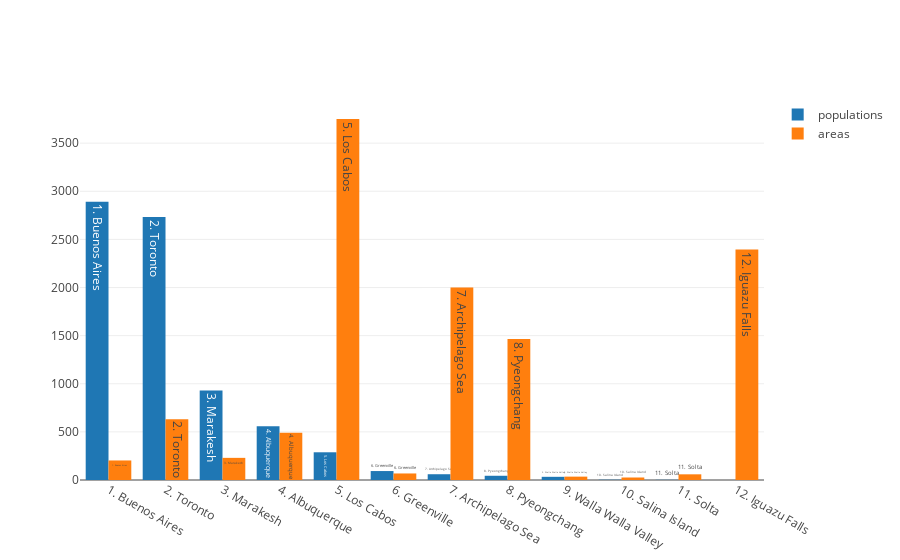

Notebook source saved alongside this figure:
### Code cell
import plotly
plotly.offline.init_notebook_mode(connected=True)
plotly.offline.iplot([trace_populations, trace_areas])

### Figure 1 — Plotly figure (JSON) as saved in the notebook; plotly's stock layout.template omitted (floating-point values rounded to 4 significant figures)
{"data": [{"name": "populations", "text": ["1. Buenos Aires", "2. Toronto", "3. Marakesh", "4. Albuquerque", "5. Los Cabos", "6. Greenville", "7. Archipelago Sea", "8. Pyeongchang", "9. Walla Walla Valley", "10. Salina Island", "11. Solta", "12. Iguazu Falls"], "type": "bar", "uid": "2de4e3f6-d2ff-11e9-a895-75e0a8824841", "x": ["1. Buenos Aires", "2. Toronto", "3. Marakesh", "4. Albuquerque", "5. Los Cabos", "6. Greenville", "7. Archipelago Sea", "8. Pyeongchang", "9. Walla Walla Valley", "10. Salina Island", "11. Solta", "12. Iguazu Falls"], "y": [2891, 2732, 929, 559, 288, 93, 60, 44, 33, 3, 2, 0]}, {"name": "areas", "text": ["1. Buenos Aires", "2. Toronto", "3. Marakesh", "4. Albuquerque", "5. Los Cabos", "6. Greenville", "7. Archipelago Sea", "8. Pyeongchang", "9. Walla Walla Valley", "10. Salina Island", "11. Solta", "12. Iguazu Falls"], "type": "bar", "uid": "2de4e59a-d2ff-11e9-a895-75e0a8824841", "x": ["1. Buenos Aires", "2. Toronto", "3. Marakesh", "4. Albuquerque", "5. Los Cabos", "6. Greenville", "7. Archipelago Sea", "8. Pyeongchang", "9. Walla Walla Valley", "10. Salina Island", "11. Solta", "12. Iguazu Falls"], "y": [203, 630, 230, 491, 3751, 68, 2000, 1464, 35, 26, 59, 2396]}], "layout": {}}
